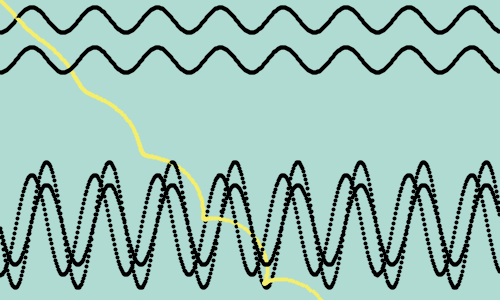
Frame 1 (no input)
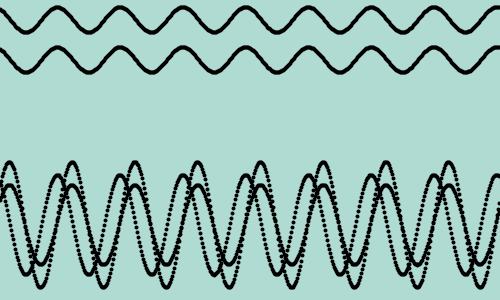
Frame 60 (the mouse pressed at the canvas centre just before this capture)
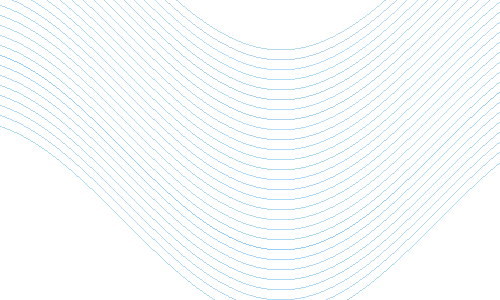
Frame 120 (the mouse held since frame 60 and released just before this capture)

The Processing sketch that drew these frames (run headless with seeded random() and noise(); from frame 60 on, the mouse is pressed at the canvas centre):

// Processing sketch: processing_174209
// ── processing_174209.pde


float r = 0;
float generador =0;//angulo. movimiento del punto sea fluido 
int alturaSen = 150; //posición en pantalla.
int[] alturaCos = {150, -10, -20, 0, 10, 20, 30, 40, 50, 60, 70, 80, 90, 100, 110, 120, 130, 140, 150, 160, 170, 180, 190, -30, -40, -50, 200, 210, 221};
color[] colors = new color[alturaCos.length];

int recordedMillis = 0;
int interval = 200;


void setup() {
  size(500, 300);
  stroke(255);
  randomColors();
  //frameRate(7.5);
}

void randomColors() {
for(int i = 0; i < colors.length; i++) {
    colors[i] = color(random(135,155),random(196,206), random(226,255));
    //colors[i] = color(random(255),random(255,211), random(0));
  }
}

void draw() {
  background(175, 219, 211);;
  

  if (mousePressed) {
    randomColors();
    background(255);
    
     for(int i=0;i<width;i++){
      //Creamos un valor segÃƒÂºn el sino y cosino del generador
      float valorSen = sin(generador/4);
      float valorCos = cos(generador);
      //aumentamos el generadors (~ frecuencia de onda)
      generador += 0.01;
      valorCos *= 100; //amplitud
      
//dibujamos los puntos mediante los cuales obtendremos nuestra onda
for(int x=0; x<alturaCos.length; x++){
   strokeWeight(1);
   stroke(colors[x]);
   point(i, alturaCos[x]+ valorCos);
  }
}
} 
  
  else {
      for (int i=0; i<width; i++) {
      //Creamos un valor segun el sino y cosino del generador
      float valorSen = sin(generador); 
      float valorCos = cos(generador);
      //aumentamos el generadors (~ frecuencia de onda)
      generador += 0.1;

   //multiplicamos los valores (= amplitud de onda)
    
    valorCos *= 50;
    valorSen *= 100;
    //esta es la clave
    stroke(245, 238, 106);
    strokeWeight(4);
    point(i+cos(generador) *r, i + sin(generador)*r);
    r = r + 0.05;

    stroke(175, 219, 211);
    strokeWeight(4);
    
    stroke(0);
    point(i, height*3/4 + sin(generador) *40);  //dos formas distintas de hacerlo *40= amplitud
    point(i, height*3/4 + (PI/2)*sin(generador) *40);
    point(i, height*3/4+valorCos);
    point(i, alturaCos[5]+valorCos/4);
    point(i, alturaCos[9]+valorCos/4);
      }  

  }
}

void mousePressed(){
  if(millis()-recordedMillis < interval){
  noLoop();
  stroke(127);
  strokeWeight(1);
  for(int i=0; i < width; i += 25){
    line(i,0,i,height); 
  }
  }
  recordedMillis = millis();
}
void mouseReleased(){
  stroke(255);
  strokeWeight(3);
  loop(); 
}
